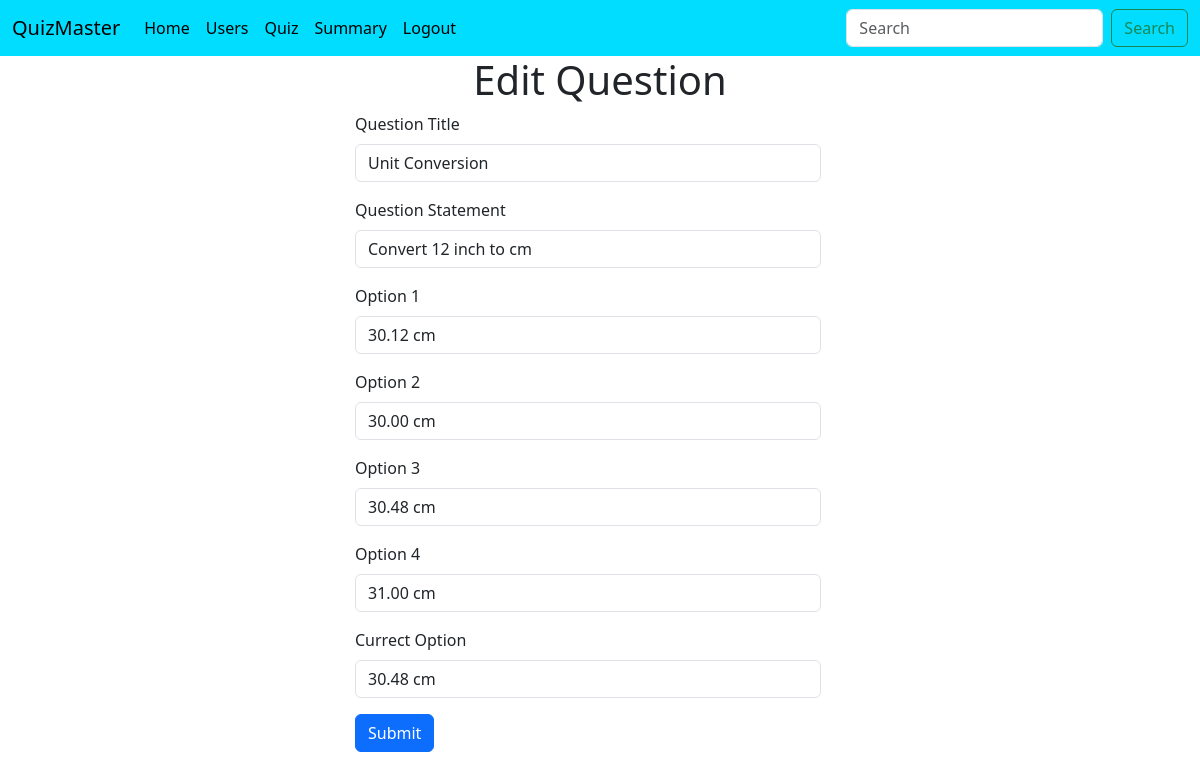
Before: /edit_question/1 (signed in) with the older database file.
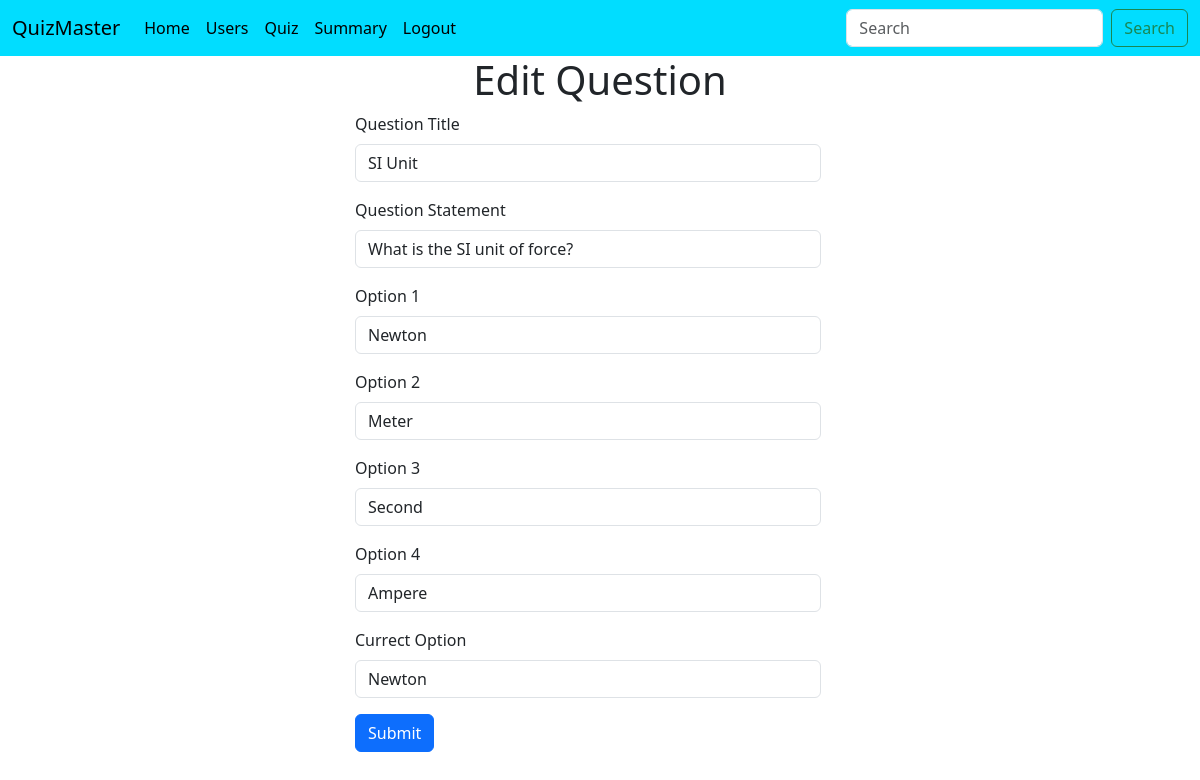
After: the same page with the newer database file.
### controllers/database.py (models this page shows, shortened)
class Question(db.Model):
    __tablename__ = 'questions'
    id = db.Column(db.Integer, primary_key=True)
    quiz_id = db.Column(db.Integer, db.ForeignKey('quiz.id'), nullable=False)
    question_title = db.Column(db.String(50),nullable = False)
    question_statement = db.Column(db.Text, nullable=False)
    option1 = db.Column(db.String(100), nullable=False)
    option2 = db.Column(db.String(100), nullable=False)
    option3 = db.Column(db.String(100), nullable=False)
    option4 = db.Column(db.String(100), nullable=False)
    correct_option = db.Column(db.String(100), nullable=False)
    user_answers = db.relationship('UserAnswers', backref='question', lazy=True, cascade="all, delete-orphan")

### controllers/edit_routes.py (the view, shortened to what this page needs)
@app.route("/edit_question/<int:question_id>" , methods = ["GET","POST"])
def edit_question(question_id):
    if session.get("user_role",None) == "admin":
        question = Question.query.filter_by(id = question_id).first()
        if not question:
            flash("Question not found")
            return redirect(url_for("quiz_management"))
        if request.method == "GET":
            return render_template("edit_question.html",question = question)
    else:
        flash("You are not authorized to access this page")
        return redirect(url_for("quiz_management"))

### templates/edit_question.html (shortened to what this page needs)
{% extends 'base.html' %}
{% block body %}
<div><h1 class = "text-center">Edit Question</h1></div>
<div class="container-fluid row justify-content-center">
    <form class = "col-5" action="{{url_for('edit_question', question_id = question.id)}}" method="POST">
        <div class="mb-3">
            <label for="exampleFormControlInput1" class="form-label">Question Title</label>
            <input type="text" class="form-control" id="exampleFormControlInput1" name="question_title" value="{{question.question_title}}">
        </div>
        <div class="mb-3">
            <label for="inputPassword5" class="form-label">Question Statement</label>
            <input type="text" id="inputPassword5" class="form-control" aria-describedby="passwordHelpBlock" name="question_statement" value="{{question.question_statement}}">
        </div>
        <div class="mb-3">
            <label for="inputPassword5" class="form-label">Option 1</label>
            <input type="text" id="inputPassword5" class="form-control" aria-describedby="passwordHelpBlock" name="option1" value="{{question.option1}}">
        </div>
        <div class="mb-3">
            <label for="inputPassword5" class="form-label">Option 2</label>
            <input type="text" id="inputPassword5" class="form-control" aria-describedby="passwordHelpBlock" name="option2" value="{{question.option2}}">
        </div>
        <div class="mb-3">
            <label for="inputPassword5" class="form-label">Option 3</label>
            <input type="text" id="inputPassword5" class="form-control" aria-describedby="passwordHelpBlock" name="option3" value="{{question.option3}}">
        </div>
        <div class="mb-3">
            <label for="inputPassword5" class="form-label">Option 4</label>
            <input type="text" id="inputPassword5" class="form-control" aria-describedby="passwordHelpBlock" name="option4" value="{{question.option4}}">
        </div>
        <div class="mb-3">
            <label for="inputPassword5" class="form-label">Currect Option</label>
            <input type="text" id="inputPassword5" class="form-control" aria-describedby="passwordHelpBlock" name="correct_option" value="{{question.correct_option}}">
        </div>
        <div>
            <button type="submit" class="btn btn-primary">Submit</button>
        </div>
    </form>
</div>
{% endblock body %}

Changed rows visible on the page:
changed Question: question_title "Unit Conversion" → "SI Unit"; question_statement "Convert 12 inch to cm" → "What is the SI unit of force?"; option1 "30.12 cm" → "Newton"; option2 "30.00 cm" → "Meter"; option3 "30.48 cm" → "Second"; option4 "31.00 cm" → "Ampere"; correct_option "30.48 cm" → "Newton"
